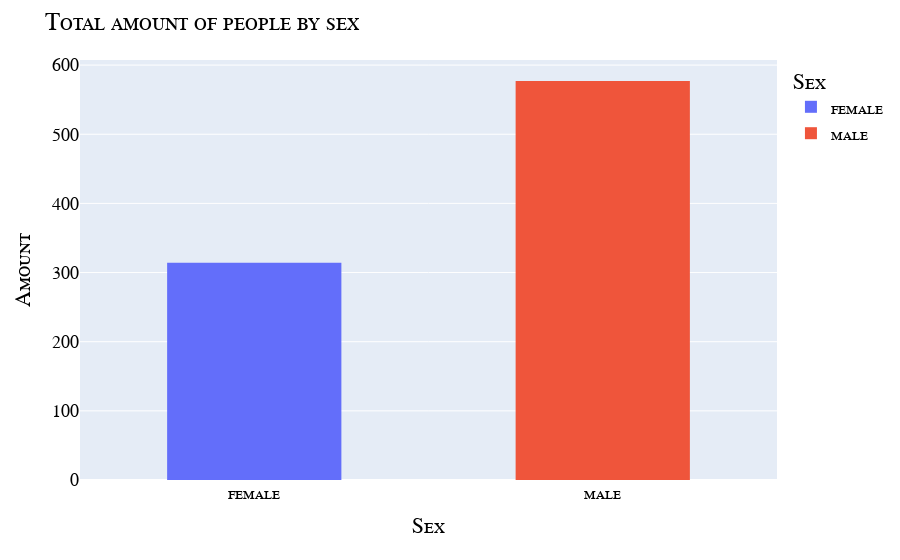

This figure's notebook cell:
### Markdown cell above
## Analysing Sex

### Code cell
# total amount of people by sex

total_amount_by_sex = train.groupby('Sex').size().reset_index(name='Amount')

fig = px.histogram(total_amount_by_sex, x='Sex', y='Amount', color='Sex')
fig.update_layout(
    title = {
        'text': f"Total amount of people by sex"
    },
    bargap=0.5,
    yaxis_title='Amount',
    font=my_font
)

### Figure 1 — Plotly figure (JSON) as saved in the notebook; plotly's stock layout.template omitted (floating-point values rounded to 4 significant figures)
{"data": [{"bingroup": "x", "histfunc": "sum", "hovertemplate": "Sex=%{x}<br>sum of Amount=%{y}<extra></extra>", "legendgroup": "female", "marker": {"color": "#636efa", "pattern": {"shape": ""}}, "name": "female", "orientation": "v", "showlegend": true, "type": "histogram", "x": ["female"], "xaxis": "x", "y": [314], "yaxis": "y"}, {"bingroup": "x", "histfunc": "sum", "hovertemplate": "Sex=%{x}<br>sum of Amount=%{y}<extra></extra>", "legendgroup": "male", "marker": {"color": "#EF553B", "pattern": {"shape": ""}}, "name": "male", "orientation": "v", "showlegend": true, "type": "histogram", "x": ["male"], "xaxis": "x", "y": [577], "yaxis": "y"}], "layout": {"bargap": 0.5, "barmode": "relative", "font": {"color": "Black", "family": "Courier New, monospace", "size": 18, "variant": "small-caps"}, "legend": {"title": {"text": "Sex"}, "tracegroupgap": 0}, "margin": {"t": 60}, "title": {"text": "Total amount of people by sex"}, "xaxis": {"anchor": "y", "categoryarray": ["female", "male"], "categoryorder": "array", "domain": [0, 1], "title": {"text": "Sex"}}, "yaxis": {"anchor": "x", "domain": [0, 1], "title": {"text": "Amount"}}}}
